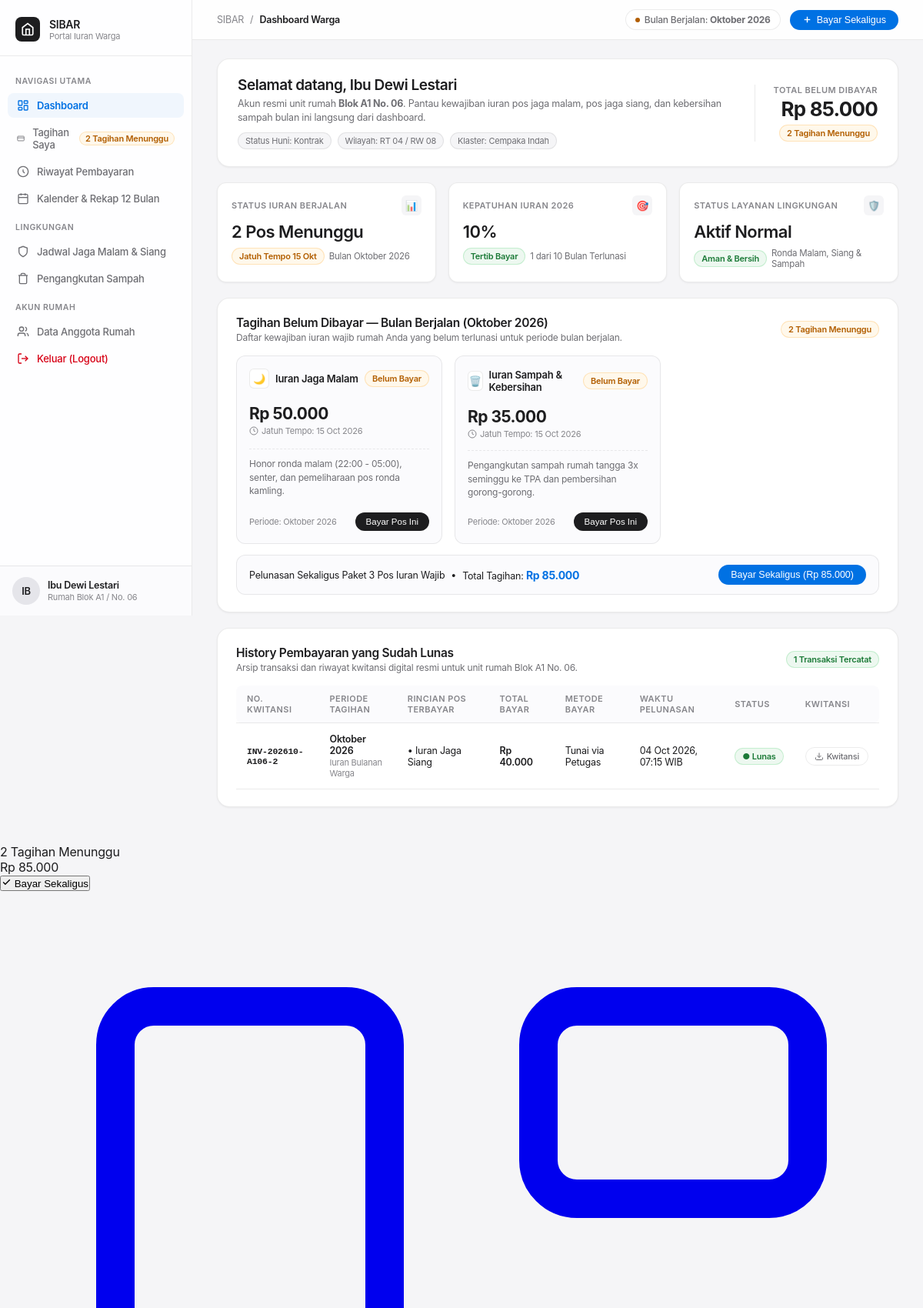
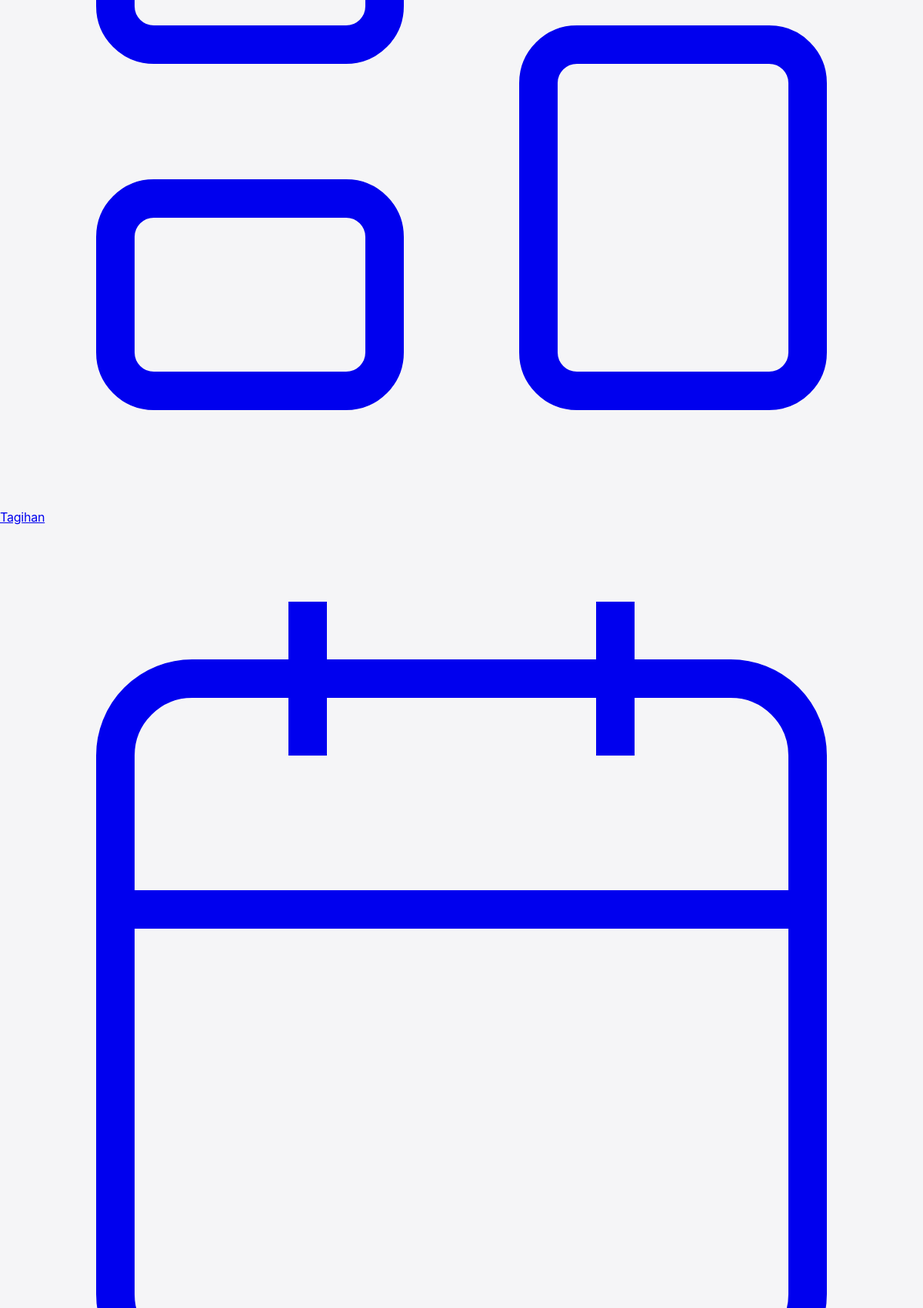
The app's page /dashboard.php (signed in, upper part) with its own data (2 pictures, top to bottom).
### tables this page shows
CREATE TABLE IF NOT EXISTS `users` (
  `id` INT AUTO_INCREMENT PRIMARY KEY,
  `house_id` INT NULL,
  `complex_id` INT DEFAULT 1,
  `username` VARCHAR(50) NOT NULL UNIQUE,
  `password_hash` VARCHAR(255) NOT NULL,
  `full_name` VARCHAR(100) NOT NULL,
  `phone` VARCHAR(20) NOT NULL,
  `role` ENUM('warga', 'satpam_siang', 'satpam_malam', 'sampah', 'super_admin') DEFAULT 'warga',
  `latitude` DECIMAL(10, 8) NULL,
  `longitude` DECIMAL(11, 8) NULL,
  `created_at` TIMESTAMP DEFAULT CURRENT_TIMESTAMP,
  FOREIGN KEY (`house_id`) REFERENCES `houses`(`id`) ON DELETE SET NULL,
  FOREIGN KEY (`complex_id`) REFERENCES `complexes`(`id`) ON DELETE SET NULL
);

CREATE TABLE IF NOT EXISTS `houses` (
  `id` INT AUTO_INCREMENT PRIMARY KEY,
  `complex_id` INT DEFAULT 1,
  `block` VARCHAR(10) NOT NULL,
  `number` VARCHAR(10) NOT NULL,
  `address` VARCHAR(255) NOT NULL,
  `lane` VARCHAR(100) DEFAULT 'Jalur Utama',
  `status_huni` ENUM('tetap', 'kontrak') DEFAULT 'tetap',
  `latitude` DECIMAL(10, 8) NULL,
  `longitude` DECIMAL(11, 8) NULL,
  `created_at` TIMESTAMP DEFAULT CURRENT_TIMESTAMP,
  FOREIGN KEY (`complex_id`) REFERENCES `complexes`(`id`) ON DELETE SET NULL,
  UNIQUE KEY `uk_house` (`block`, `number`)
);

CREATE TABLE IF NOT EXISTS `bills` (
  `id` INT AUTO_INCREMENT PRIMARY KEY,
  `house_id` INT NOT NULL,
  `fee_type_id` INT NOT NULL,
  `period_year` INT NOT NULL,
  `period_month` INT NOT NULL,
  `amount` DECIMAL(12, 2) NOT NULL,
  `status` ENUM('unpaid', 'paid') DEFAULT 'unpaid',
  `due_date` DATE NOT NULL,
  `created_at` TIMESTAMP DEFAULT CURRENT_TIMESTAMP,
  FOREIGN KEY (`house_id`) REFERENCES `houses`(`id`) ON DELETE CASCADE,
  FOREIGN KEY (`fee_type_id`) REFERENCES `fee_types`(`id`) ON DELETE CASCADE,
  UNIQUE KEY `uk_house_fee_period` (`house_id`, `fee_type_id`, `period_year`, `period_month`)
);

CREATE TABLE IF NOT EXISTS `fee_types` (
  `id` INT AUTO_INCREMENT PRIMARY KEY,
  `code` VARCHAR(50) NOT NULL UNIQUE,
  `name` VARCHAR(100) NOT NULL,
  `amount` DECIMAL(12, 2) NOT NULL,
  `icon` VARCHAR(10) DEFAULT '💰',
  `description` TEXT,
  `created_at` TIMESTAMP DEFAULT CURRENT_TIMESTAMP
);

CREATE TABLE IF NOT EXISTS `payments` (
  `id` INT AUTO_INCREMENT PRIMARY KEY,
  `bill_id` INT NOT NULL,
  `receipt_no` VARCHAR(60) NOT NULL UNIQUE,
  `amount_paid` DECIMAL(12, 2) NOT NULL,
  `payment_method` VARCHAR(50) NOT NULL,
  `paid_at` TIMESTAMP DEFAULT CURRENT_TIMESTAMP,
  FOREIGN KEY (`bill_id`) REFERENCES `bills`(`id`) ON DELETE CASCADE
);

### dashboard.php (the view, shortened to what the rows shown need)
<?php
require_once __DIR__ . '/config/database.php';
require_once __DIR__ . '/config/auth.php';
$user = requireAuth();
$db = getDB();
$currentYear = 2026;
$currentMonth = 10;
$monthNames = [
    1 => 'Januari', 2 => 'Februari', 3 => 'Maret', 4 => 'April',
    5 => 'Mei', 6 => 'Juni', 7 => 'Juli', 8 => 'Agustus',
    9 => 'September', 10 => 'Oktober', 11 => 'November', 12 => 'Desember'
];
$periodLabel = ($monthNames[$currentMonth] ?? 'Oktober') . ' ' . $currentYear;
$stmtUnpaid = $db->prepare("
    SELECT b.id AS bill_id, b.amount, b.due_date, b.status,
           f.id AS fee_type_id, f.code, f.name AS fee_name, f.icon, f.description
    FROM bills b
    JOIN fee_types f ON f.id = b.fee_type_id
    WHERE b.house_id = :house_id
      AND b.period_year = :year
      AND b.period_month = :month
      AND b.status = 'unpaid'
    ORDER BY f.id ASC
");
$stmtUnpaid->execute([
    ':house_id' => $user['house_id'],
    ':year' => $currentYear,
    ':month' => $currentMonth
]);
$unpaidBills = $stmtUnpaid->fetchAll();
$unpaidCount = count($unpaidBills);
$stmtHistory = $db->prepare("
    SELECT p.id AS payment_id, p.receipt_no, p.amount_paid, p.payment_method, p.paid_at,
           b.period_month, b.period_year,
           f.name AS fee_name, f.code
    FROM payments p
    JOIN bills b ON b.id = p.bill_id
    JOIN fee_types f ON f.id = b.fee_type_id
    WHERE b.house_id = :house_id
    ORDER BY p.paid_at DESC
");
$stmtHistory->execute([':house_id' => $user['house_id']]);
$historyRows = $stmtHistory->fetchAll();
?>
<!DOCTYPE html>
<html lang="id">
<head>
  <link rel="stylesheet" href="assets/css/style.css">
</head>
<body>
<div class="app-container">
  <aside class="sidebar">
    <div class="brand-section">
      <div class="brand-text">
        <h1>SIBAR</h1>
      </div>
    </div>
    <div class="sidebar-footer">
      <div class="avatar"><?= strtoupper(substr($user['full_name'], 0, 2)) ?></div>
      <div class="user-info">
        <div class="user-name"><?= htmlspecialchars($user['full_name']) ?></div>
        <div class="house-tag">Rumah Blok <?= htmlspecialchars($user['block']) ?> / No. <?= htmlspecialchars($user['number']) ?></div>
      </div>
    </div>
  </aside>
  <main class="main-wrapper">
    <div class="content-body">
      <section class="household-hero">
        <div class="hero-meta">
          <h2>Selamat datang, <?= htmlspecialchars($user['full_name']) ?></h2>
          <p>Akun resmi unit rumah <strong>Blok <?= htmlspecialchars($user['block']) ?> No. <?= htmlspecialchars($user['number']) ?></strong>. Pantau kewajiban iuran pos jaga malam, pos jaga siang, dan kebersihan sampah bulan ini langsung dari dashboard.</p>
          <div class="hero-badges">
            <span class="hero-tag">Status Huni: <?= ucfirst(htmlspecialchars($user['status_huni'])) ?></span>
            <span class="hero-tag">Wilayah: RT 04 / RW 08</span>
            <span class="hero-tag">Klaster: Cempaka Indah</span>
          </div>
        </div>
      </section>
      <section class="section-container" id="unpaidSection">
        <?php if ($unpaidCount > 0): ?>
          <div class="unpaid-grid">
            <?php foreach ($unpaidBills as $b): ?>
              <div class="fee-card">
                <div class="fee-card-top">
                  <div class="fee-type-badge">
                    <div class="fee-icon-circle"><?= htmlspecialchars($b['icon'] ?: '💳') ?></div>
                    <span><?= htmlspecialchars($b['fee_name']) ?></span>
                  </div>
                  <span class="status-badge unpaid">Belum Bayar</span>
                </div>
                <div class="fee-amount-block">
                  <div class="fee-nominal"><?= formatRupiah($b['amount']) ?></div>
                  <div class="fee-due">
                    <svg width="12" height="12" viewBox="0 0 24 24" fill="none" stroke="currentColor" stroke-width="2"><circle cx="12" cy="12" r="10"/><polyline points="12 6 12 12 16 14"/></svg>
                    Jatuh Tempo: <?= date('d M Y', strtotime($b['due_date'])) ?>
                  </div>
                </div>
                <div class="fee-desc">
                  <?= htmlspecialchars($b['description']) ?>
                </div>
                <div class="fee-card-action">
                  <span style="font-size:11px; color:var(--text-tertiary);">Periode: <?= $periodLabel ?></span>
                  <button type="button" class="btn-card-pay" onclick="openPaymentModal(<?= $b['bill_id'] ?>, <?= $b['amount'] ?>, '<?= htmlspecialchars($b['fee_name']) ?>')">
                    Bayar Pos Ini
                  </button>
                </div>
              </div>
            <?php endforeach; ?>
          </div>
        <?php endif; ?>
      </section>
      <section class="section-container" id="historySection">
        <div class="section-header">
          <div class="section-title-wrap">
            <h3>History Pembayaran yang Sudah Lunas</h3>
            <p>Arsip transaksi dan riwayat kwitansi digital resmi untuk unit rumah Blok <?= htmlspecialchars($user['block']) ?> No. <?= htmlspecialchars($user['number']) ?>.</p>
          </div>
        </div>
        <div class="history-table-wrapper">
          <table class="apple-table">
            <thead>
              <tr>
                <th>No. Kwitansi</th>
                <th>Periode Tagihan</th>
                <th>Rincian Pos Terbayar</th>
                <th>Total Bayar</th>
                <th>Metode Bayar</th>
                <th>Waktu Pelunasan</th>
                <th>Status</th>
                <th>Kwitansi</th>
              </tr>
            </thead>
            <tbody>
              <?php if (count($historyRows) > 0): ?>
                <?php foreach ($historyRows as $h): ?>
                  <tr>
                    <td class="invoice-id"><?= htmlspecialchars($h['receipt_no']) ?></td>
                    <td>
                      <div class="period-title"><?= ($monthNames[$h['period_month']] ?? 'Bulan ' . $h['period_month']) ?> <?= $h['period_year'] ?></div>
                      <div class="period-sub">Iuran Bulanan Warga</div>
                    </td>
                    <td>
                      <div>• <?= htmlspecialchars($h['fee_name']) ?></div>
                    </td>
                    <td style="font-weight:600;"><?= formatRupiah($h['amount_paid']) ?></td>
                    <td><?= htmlspecialchars($h['payment_method']) ?></td>
                    <td><?= date('d M Y, H:i', strtotime($h['paid_at'])) ?> WIB</td>
                    <td><span class="status-badge paid">● Lunas</span></td>
                    <td>
                      <a href="receipt.php?receipt_no=<?= urlencode($h['receipt_no']) ?>" target="_blank" class="btn-receipt">
                        <svg width="12" height="12" viewBox="0 0 24 24" fill="none" stroke="currentColor" stroke-width="2"><path d="M21 15v4a2 2 0 0 1-2 2H5a2 2 0 0 1-2-2v-4"/><polyline points="7 10 12 15 17 10"/><line x1="12" y1="15" x2="12" y2="3"/></svg>
                        Kwitansi
                      </a>
                    </td>
                  </tr>
                <?php endforeach; ?>
              <?php else: ?>
                <tr>
                  <td colspan="8" style="text-align:center; padding:24px; color:var(--text-tertiary);">Belum ada riwayat pembayaran yang tercatat.</td>
                </tr>
              <?php endif; ?>
            </tbody>
          </table>
        </div>
      </section>
    </div>
  </main>
</div>
</body>
</html>

### records on screen
users: full_name "IB", full_name "Ibu Dewi Lestari", house.block "A1", house.number "06", house.status_huni "Kontrak"
bills: fee_type.icon "🌙", fee_type.name "Iuran Jaga Malam", amount "Rp 50.000", due_date "15 Oct 2026", fee_type.description "Honor ronda malam (22:00 - 05:00), senter, dan pemeliharaan pos ronda kamling."
bills: fee_type.icon "🗑️", fee_type.name "Iuran Sampah & Kebersihan", amount "Rp 35.000", due_date "15 Oct 2026", fee_type.description "Pengangkutan sampah rumah tangga 3x seminggu ke TPA dan pembersihan gorong-gorong."
payments: receipt_no "INV-202610-A106-2", bill.period_month "Oktober", bill.period_year "2026", fee_types.name "Iuran Jaga Siang", amount_paid "Rp 40.000", payment_method "Tunai via Petugas", paid_at "04 Oct 2026, 07:15"

### other values on screen
$unpaidCount "2"
$periodLabel "Oktober 2026"
formatRupiah($totalUnpaid) "Rp 85.000"
substr($monthNames[$currentMonth], 0, 3) "Okt"
$currentYear "2026"
$compliancePct "10"
$monthsPaidCount "1"
$currentMonth "10"
count($historyRows) "1"
$totalUnpaid "85.000"
